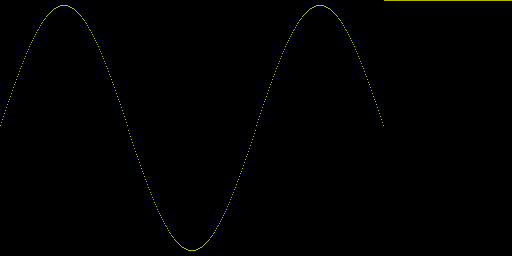
Frame 1 (no input)
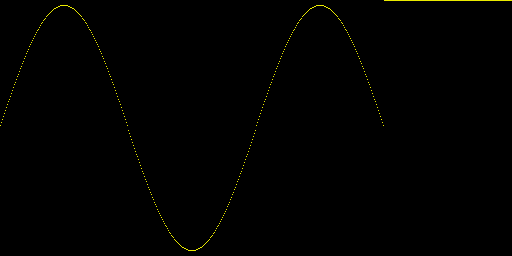
Frame 2 (the mouse pressed at the canvas centre, redrawn once)

The Processing sketch that drew these frames (run headless with seeded random() and noise(); the mouse was pressed at the canvas centre and the sketch redrawn once):

// Processing sketch: MinskyInt5
// ── MinskyInt5.pde
int mem[] = new int[1024*1024*2];
import java.util.ArrayDeque;
ArrayDeque<Integer> stack = new ArrayDeque<Integer>();
int d = 404;
int ax, bx, cx, dx, di;
color colors[] = {color(255, 0, 0), color(0, 255, 0), color(0, 0, 255), color(255, 255, 0) };
int bp=1100; //x
int si=1;    //y


void setup() {
  size(512, 256);
  background(0);
  generate_sine();
}

void draw() {
  stroke(255, 255, 0);
  for (int i=0; i<512; i++) {
    point(i, mem[i]);
    println(i, mem[i]);
  }
  noLoop();
}

void generate_sine() {
  for (int cx=63; cx>=0; cx--) {
    stack.push(cx);

    cx = 404;
    bx = 16384;

    ax = si;
    dx = 0; //clear dx for mul
    ax *= cx; //from 16 to 32 bits
    ax /= bx; //from 32 bits to 16 bits

    stack.push(ax);

    ax = bp;
    dx = 0; //clear dx for mul
    ax *= cx; //from 16 to 32 bits
    ax /= bx; //from 32 bits to 16 bits

    si-=ax;

    ax=stack.pop();
    bp+=ax;

    int cl = 28;
    ax = si;
    ax *= cl;   //from 8 to 16 bits
    cl = 8;
    ax >>= cl;

    dx = 128;

    ax += dx;

    //mem[di] = ax;

    //stack.push(di);
    //di-= dx;
    //di = -di;
    //mem[di] = ax;
    //di = stack.pop();

    //ax *= -1;
    //ax += 255;

    //stack.push(di);
    //di+=dx;
    //mem[di] = ax;
    //di = stack.pop();

    //stack.push(di);
    //di = -di;
    //di += 255;
    //mem[di] = ax; //stosb met di (let op, bx ipv ax
    //di = stack.pop();

    int offset = 0;

    stack.push(cx);
    for (cx=5; cx>=0; cx--) {
      stack.push(ax);
      stack.push(di);
      offset=cx*64;
      if (cx%2==1) {
        di=-di;
        offset+=63;
      }
      if ((cx&2)!=0) {
        ax=255-ax;
      }
      di+=offset;
      mem[di]=ax;

      di=stack.pop();
      ax=stack.pop();
    }
    cx=stack.pop();
    cx=stack.pop();
    di++;
  }
}
